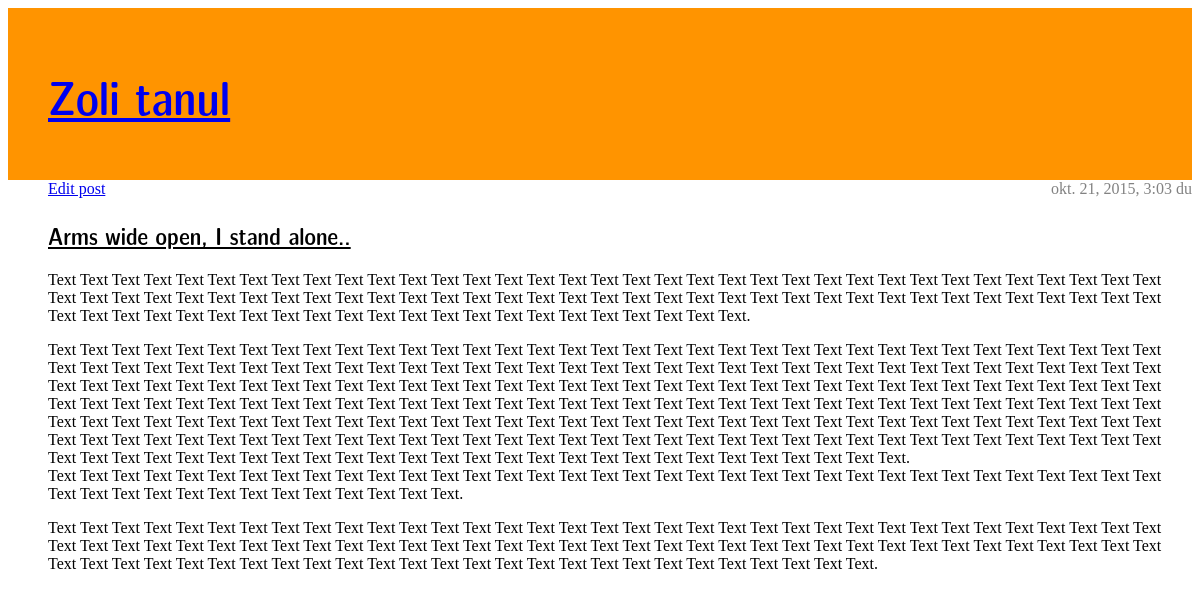
The app's page /post/2/ with its own data.
### blog/models.py (models this page shows, shortened)
class Post(models.Model):
    author = models.ForeignKey('auth.User')
    title = models.CharField(max_length=200)
    text = models.TextField()
    createdDate = models.DateTimeField(default=timezone.now)
    publishedDate = models.DateTimeField(blank=True, null=True)

### blog/views.py (the view)
# urls.py: url(r'^post/(?P<pk>[0-9]+)/$', views.postDetail, name='postDetail'),
def postDetail(request, pk):
    post = get_object_or_404(Post, pk=pk)
    return render(request, 'blog/postDetail.html', {'post': post})

### blog/templates/blog/postDetail.html
{% extends "blog/base.html" %}
{% block content %}
<div class="post">
  {% if post.publishedDate %}
  <div class="date">
    {{ post.publishedDate }}
  </div>
  {% endif %}
  <a  href="{% url "postEdit" pk=post.pk %}">Edit post</a>
  <h2><a href="{% url "postDetail" pk=post.pk %}">{{ post.title }}</a></h2>
  <p>{{ post.text|linebreaks }}</p>
</div>
{% endblock content %}

### blog/static/css/blog.css (style rules this page uses)
h1, h2, h3, h4 { font-family: Latin Modern Sans Demi Cond; }
.date { float: right; color: #828282; }
.post { margin-bottom: 70px; }
.post h2 a, .post h2 a:visited { color: #000000; }

### records on screen
Post: publishedDate "okt. 21, 2015, 3:03 du", title "Arms wide open, I stand alone..", text "Text Text Text Text Text Text Text Text Text Text Text Text Text Text Text Text Text Text Text Text Text Text Text Text Text Text Text Text Text Text Text Text Text Text Text Text Text Text Text Text Text Text Text Text Text Text Text Text Text Text Text Text Text Text Text Text Text Text Text Text Text Text Text Text Text Text Text Text Text Text Text Text Text Text Text Text Text Text Text Text Text Text Text Text Text Text Text Text Text Text Text Text. Text Text Text Text Text Text Text Text Text Text Text Text Text Text Text Text Text Text Text Text Text Text Text Text Text Text Text Text Text Text Text Text Text Text Text Text Text Text Text Text Text Text Text Text Text Text Text…"
